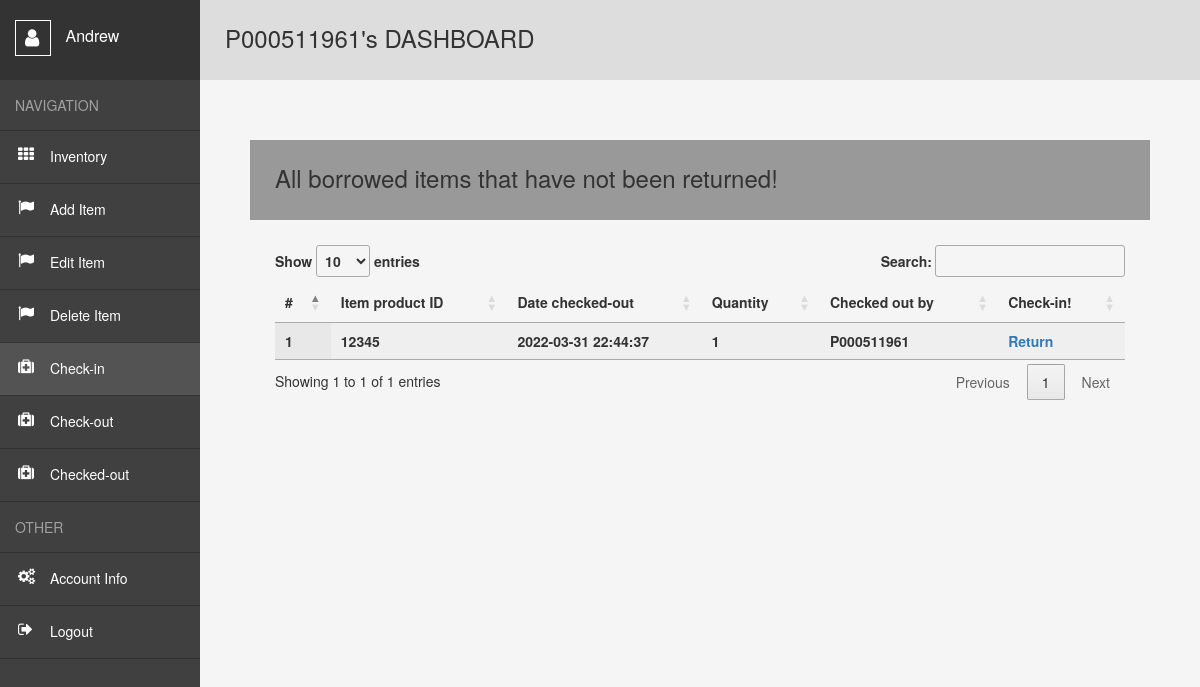
The app's page /user/Check_out_items (signed in), older data.
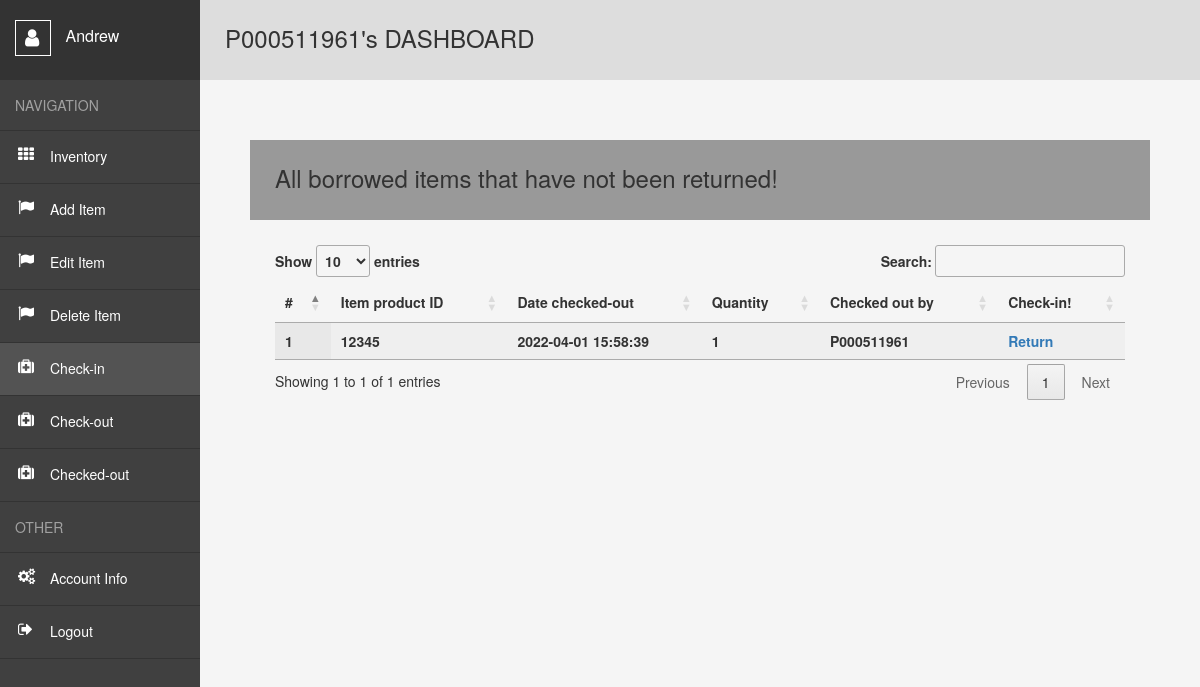
The same page, newer data.
### website/models.py (models this page shows)
class Borroweditem(db.Model):
    id = db.Column(db.Integer, primary_key=True)
    product_id= db.Column(db.Integer)
    quantity = db.Column(db.Integer)
    date_borrowed = db.Column(db.DateTime(timezone=True), default=func.now())
    borrower = db.Column(db.Integer, db.ForeignKey('user.s_id', ondelete="CASCADE"),nullable=False) ##foreign key relationship

### website/views.py (the view)
@views.route("/user/Check_out_items")
@login_required
def Checked():
    if session.get("id",None) is not None and session.get("sf", "Staff"):
        itemsborrowed = Borroweditem.query.all()
        return render_template("Checked_out_items.html",user = current_user, data=itemsborrowed)

### website/templates/Checked_out_items.html (shortened to what this page needs)
<!DOCTYPE html>
<html lang="en">
<head>
    <link rel= "stylesheet" type= "text/css" href= "{{ url_for('static',filename='styles3.css') }}">
    <link rel="stylesheet" href="https://maxcdn.bootstrapcdn.com/bootstrap/3.3.6/css/bootstrap.min.css" />
    <link href='https://cdn.datatables.net/1.10.24/css/jquery.dataTables.min.css' rel='stylesheet' type='text/css'>
</head>
<body>
  {% if session['ISstaff'] and session['id'] %}
    <div class="wrapper">
        <nav>
          <header>
            <span></span>
              {{session['FNAME']}}
          </header>
          <ul>
            <li><span>Navigation</span></li>
            <li><a style="text-decoration:none" href="{{url_for('views.user')}}">Inventory</a></li>
            <li><a style="text-decoration:none" href="{{url_for('views.user')}}">Add Item</a></li>
            <li><a style="text-decoration:none" href="{{url_for('views.user')}}">Edit Item</a></li>
            <li><a style="text-decoration:none" href="{{url_for('views.user')}}">Delete Item</a></li>
            <li><a class="active" style="text-decoration:none" href="{{url_for('views.Check_in')}}">Check-in</a></li>
            <li><a style="text-decoration:none" href="{{url_for('views.Check_out')}}">Check-out</a></li>
            <li><a style="text-decoration:none" href="{{url_for('views.Checked')}}">Checked-out</a></li>
            <li><span>Other</span></li>
            <li><a style="text-decoration:none" href="{{url_for('views.account_info')}}">Account Info</a></li>
            <li><a style="text-decoration:none" href="{{url_for('auth.logout')}}">Logout</a></li>
          </ul>
        </nav>
        <main>
          <h1>P{{session['SCHOOL_ID']}}'s DASHBOARD</h1>
          <div class="container-fluid">
            <div class="row" style="padding:50px;">
                <p><h2>All borrowed items that have not been returned!</h1></p>
                <div >
                    <table id='empTable' class='display dataTable' width='100%'>
                        <thead>
                        <tr>
                            <th>#</th>
                            <th>Item product ID</th>
                            <th>Date checked-out</th>
                            <th>Quantity</th>
                            <th>Checked out by</th>
                            <th>Check-in!</th>
                        </tr>
                        </thead>
                        {% for row in data %}
                          <tr>
                              <th>{{row.id}}</th>
                              <th>{{row.product_id}}</th>
                              <th>{{row.date_borrowed}}</th>
                              <th>{{row.quantity}}</th>
                              <th>P000{{row.borrower}}</th>
                              <th><a style="text-decoration:none" href="/user/Check-in-confirmed/{{row.id}}">Return</a></th>
                          </tr>
                        {% endfor %}
                    </table>
                </div>
           </div>
        </div>
        </main>
      </div>
      {% else %}
        <div>
          <a style="text-decoration:none" style="align-items:center" href="{{url_for('views.user')}}">You don't have access to add to the Inventory!</a>
      </div>
      {% endif %}

Row changes from the older to the newer data that the page shows:
changed Borroweditem id 1: date_borrowed "2022-03-31 22:44:37" → "2022-04-01 15:58:39"
